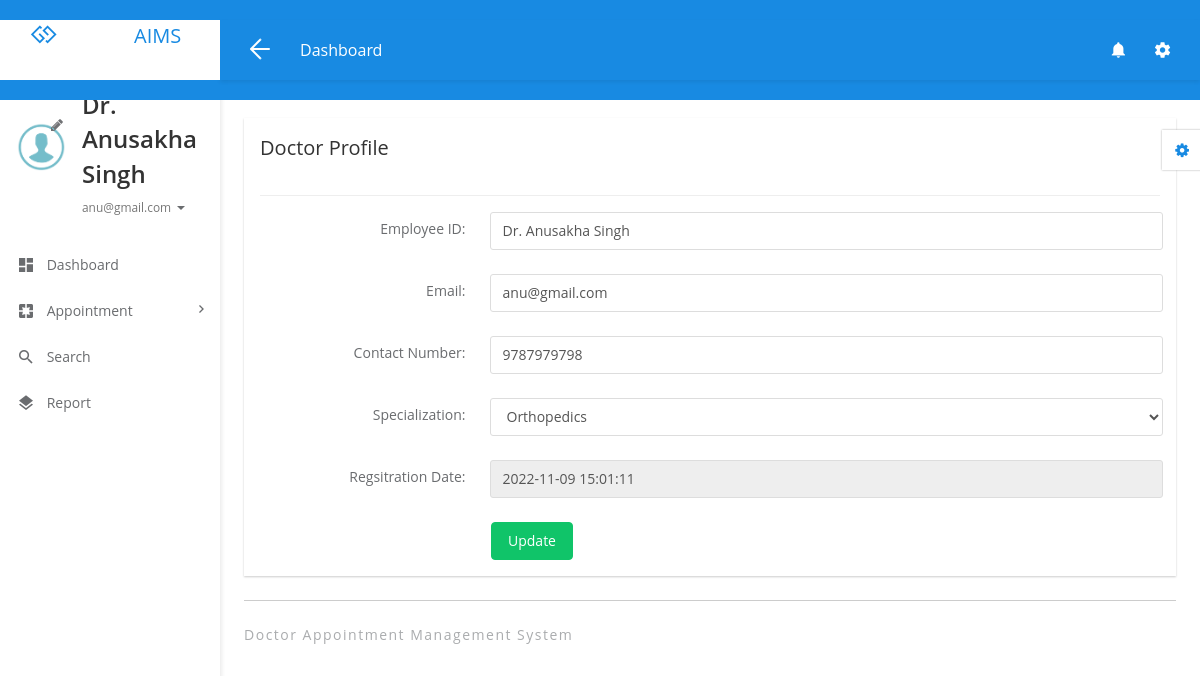
The page /doctor/profile.php (signed in) on the database as committed earlier.
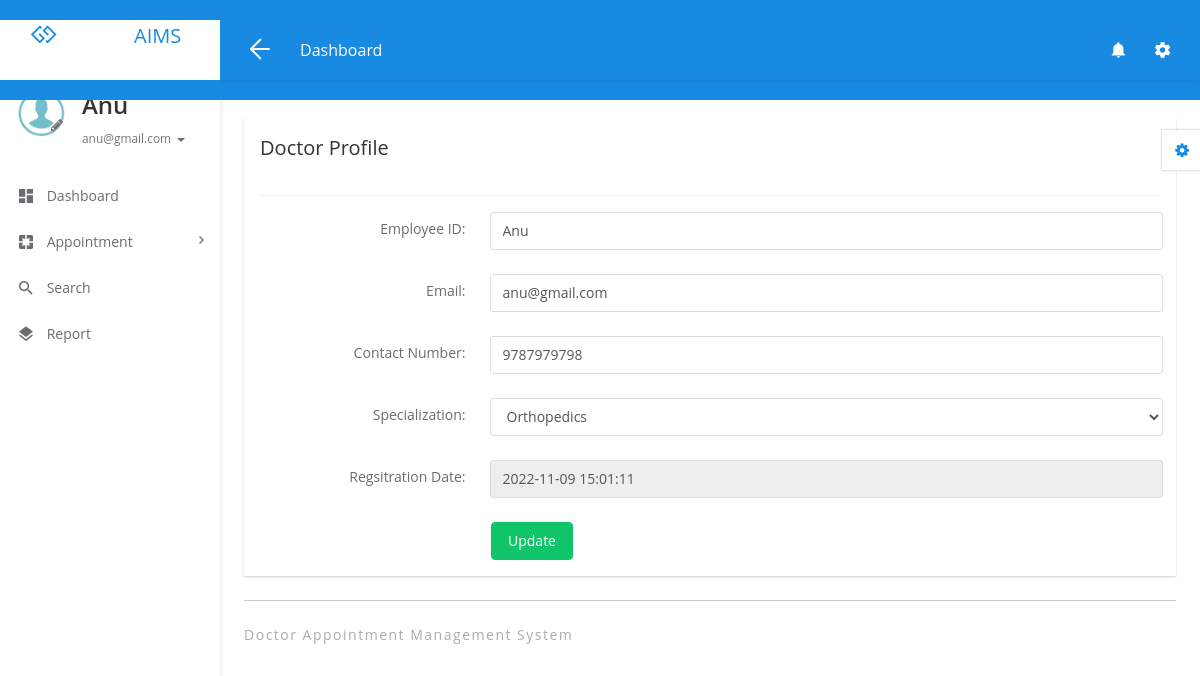
The same page on the database as committed later.
### tables this page shows
CREATE TABLE tbldoctor (
  ID int(5) NOT NULL,
  FullName varchar(250) DEFAULT NULL,
  MobileNumber bigint(10) DEFAULT NULL,
  Email varchar(250) DEFAULT NULL,
  Specialization varchar(250) DEFAULT NULL,
  Password varchar(259) DEFAULT NULL,
  CreationDate timestamp NULL DEFAULT current_timestamp()
);

CREATE TABLE tblspecialization (
  ID int(5) NOT NULL,
  Specialization varchar(250) DEFAULT NULL,
  CreationDate timestamp NULL DEFAULT current_timestamp()
);

### doctor/profile.php (the view, shortened to what the changed rows need)
<?php
include('includes/dbconnection.php');
if (strlen($_SESSION['damsid']==0)) {
  header('location:logout.php');
  } else{
  ?>
<!DOCTYPE html>
<html lang="en">
<head>
  <link rel="stylesheet" href="libs/bower/font-awesome/css/font-awesome.min.css">
  <link rel="stylesheet" href="libs/bower/material-design-iconic-font/dist/css/material-design-iconic-font.css">
  <link rel="stylesheet" href="libs/bower/animate.css/animate.min.css">
  <link rel="stylesheet" href="libs/bower/fullcalendar/dist/fullcalendar.min.css">
  <link rel="stylesheet" href="libs/bower/perfect-scrollbar/css/perfect-scrollbar.css">
  <link rel="stylesheet" href="assets/css/bootstrap.css">
  <link rel="stylesheet" href="assets/css/core.css">
  <link rel="stylesheet" href="assets/css/app.css">
</head>
<body class="menubar-left menubar-unfold menubar-light theme-primary">
<?php include_once('includes/header.php');?>
<?php include_once('includes/sidebar.php');?>
<main id="app-main" class="app-main">
  <div class="wrap">
  <section class="app-content">
    <div class="row">
      <div class="col-md-12">
        <div class="widget">
          <header class="widget-header">
            <h3 class="widget-title">Doctor Profile</h3>
          </header>
          <hr class="widget-separator">
          <div class="widget-body">
            <?php
$did=$_SESSION['damsid'];
$sql="SELECT tbldoctor.*,tblspecialization.ID as sid,tblspecialization.Specialization as sssp from  tbldoctor join tblspecialization on tblspecialization.ID=tbldoctor.Specialization where tbldoctor.ID=:did";
$query = $dbh -> prepare($sql);
$query->bindParam(':did',$did,PDO::PARAM_STR);
$query->execute();
$results=$query->fetchAll(PDO::FETCH_OBJ);
if($query->rowCount() > 0)
{
foreach($results as $row)
{               ?>
            <form class="form-horizontal" method="post">
              <div class="form-group">
                <label for="exampleTextInput1" class="col-sm-3 control-label">Employee ID:</label>
                <div class="col-sm-9">
                  <input id="fname" type="text" class="form-control" placeholder="Full Name" name="fname" required="true" value="<?php  echo $row->FullName;?>">
                </div>
              </div>
              <div class="form-group">
                <label for="email2" class="col-sm-3 control-label">Email:</label>
                <div class="col-sm-9">
                  <input type="email" class="form-control" id="email" name="email" value="<?php  echo $row->Email;?>" required='true'>
                </div>
              </div>
               <div class="form-group">
                <label for="email2" class="col-sm-3 control-label">Contact Number:</label>
                <div class="col-sm-9">
                  <input type="text" class="form-control" id="email2" name="mobilenumber" value="<?php  echo $row->MobileNumber;?>" required='true' maxlength='10'>
                </div>
              </div>
              <div class="form-group">
                <label for="email2" class="col-sm-3 control-label">Specialization:</label>
                <div class="col-sm-9">
                  <select class="form-control" name="specializationid">
        <option value="<?php  echo htmlentities($row->ID);?>"><?php  echo htmlentities($row->sssp);?></option>
        <?php
$sql1="SELECT * from tblspecialization";
$query1 = $dbh -> prepare($sql1);
$query1->execute();
$results1=$query1->fetchAll(PDO::FETCH_OBJ);
$cnt=1;
if($query1->rowCount() > 0)
{
foreach($results1 as $row1)
{               ?>
        <option value="<?php  echo htmlentities($row1->ID);?>"><?php  echo htmlentities($row1->Specialization);?></option><?php $cnt=$cnt+1;}} ?>
      </select>
                </div>
              </div>
              <div class="form-group">
                <label for="email2" class="col-sm-3 control-label">Regsitration Date:</label>
                <div class="col-sm-9">
                  <input type="text" class="form-control" id="email2" name="" value="<?php  echo $row->CreationDate;?>" readonly="true">
                </div>
              </div>
             <?php $cnt=$cnt+1;}} ?>
              <div class="row">
                <div class="col-sm-9 col-sm-offset-3">
                  <button type="submit" class="btn btn-success" name="submit">Update</button>
                </div>
              </div>
            </form>
          </div>
        </div>
      </div>
    </div>
  </section>
</div>
  <?php include_once('includes/footer.php');?>
</main>
<?php include_once('includes/customizer.php');?>
</body>
</html>
<?php }  ?>

### doctor/includes/sidebar.php (shortened to what the changed rows need)
<aside id="menubar" class="menubar light">
  <div class="app-user">
    <div class="media">
      <div class="media-left">
        <div class="avatar avatar-md avatar-circle">
          <a href="javascript:void(0)"><img id="profileImage" class="img-responsive" src="assets/images/images.png" alt="avatar"/></a>
          <a href="javascript:void(0)" id="editImage" style="position: absolute; top: 35px; left: 35px;">
            <i class="fa fa-pencil"></i>
          </a>
        </div>
      </div>
      <div class="media-body">
        <div class="foldable">
          <?php
$eid=$_SESSION['damsid'];
$sql="SELECT FullName,Email from  tbldoctor where ID=:eid";
$query = $dbh -> prepare($sql);
$query->bindParam(':eid',$eid,PDO::PARAM_STR);
$query->execute();
$results=$query->fetchAll(PDO::FETCH_OBJ);
foreach($results as $row)
{
$email=$row->Email;
$fname=$row->FullName;
}   ?>
          <h5><a href="javascript:void(0)" class="username"><?php  echo $fname ;?></a></h5>
          <ul>
            <li class="dropdown">
              <a href="javascript:void(0)" class="dropdown-toggle usertitle" data-toggle="dropdown" aria-haspopup="true" aria-expanded="false">
                <small><?php  echo $email;?></small>
                <span class="caret"></span>
              </a>
            </li>
          </ul>
        </div>
      </div>
    </div>
  </div>
  <div class="menubar-scroll">
    <div class="menubar-scroll-inner">
      <ul class="app-menu">
        <li class="has-submenu">
          <a href="dashboard.php">
            <i class="menu-icon zmdi zmdi-view-dashboard zmdi-hc-lg"></i>
            <span class="menu-text">Dashboard</span>
          </a>
        </li>
       <li class="has-submenu">
          <a href="javascript:void(0)" class="submenu-toggle">
            <i class="menu-icon zmdi zmdi-pages zmdi-hc-lg"></i>
            <span class="menu-text">Appointment</span>
            <i class="menu-caret zmdi zmdi-hc-sm zmdi-chevron-right"></i>
          </a>
        </li>
        <li>
          <a href="search.php">
            <i class="menu-icon zmdi zmdi-search zmdi-hc-lg"></i>
            <span class="menu-text">Search</span>
          </a>
        </li>
        <li>
          <a href="appointment-bwdates.php">
            <i class="menu-icon zmdi zmdi-layers zmdi-hc-lg"></i>
            <span class="menu-text">Report</span>
          </a>
        </li>
      </ul>
    </div>
  </div>
</aside>

Rows that differ between the two databases and show on the page:
changed tbldoctor "anu@gmail.com": FullName "Dr. Anusakha Singh" → "Anu"; fname "Dr. Anusakha Singh" → "Anu"
